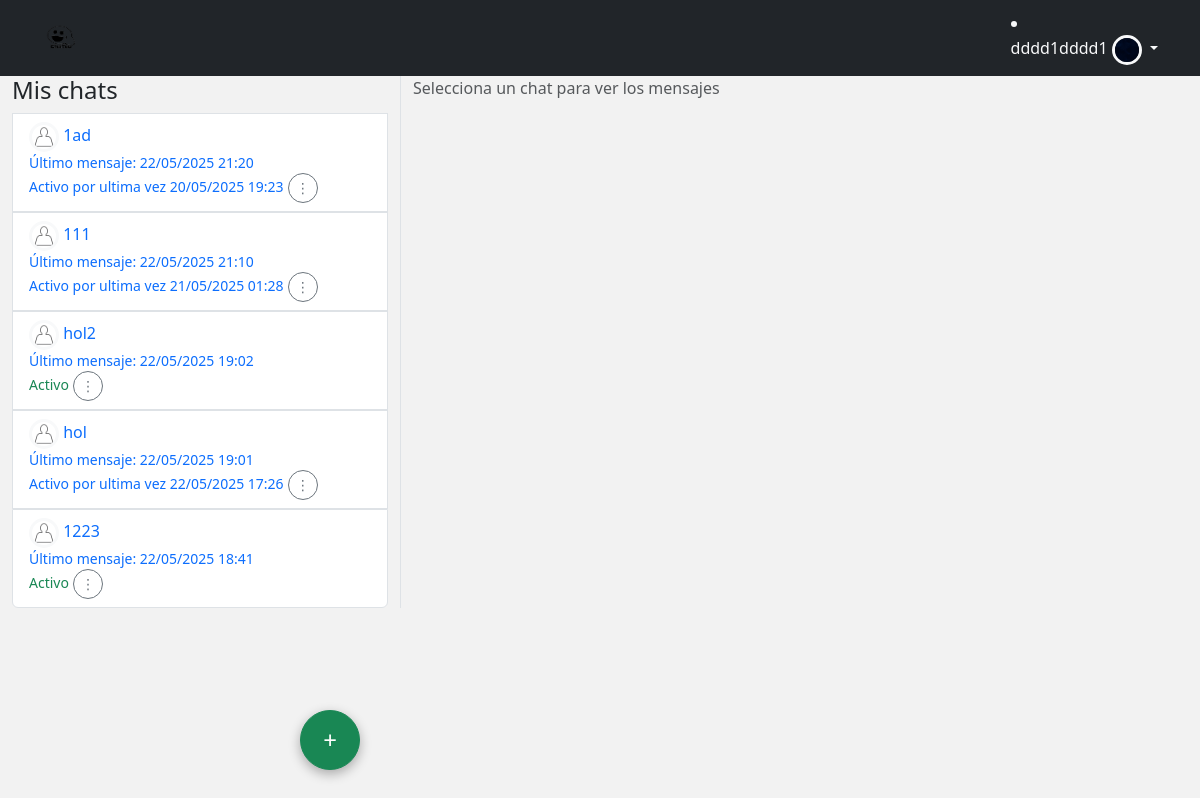
Screenshot of /panel/ (signed in) with the database file from the repository.
### applications/user/models.py (models this page shows, shortened)
class user(models.Model):
    name=models.CharField(max_length=30, null=False)
    userName=models.CharField(max_length=30,null=False,unique=True)
    email=models.EmailField(max_length=50,null=False,unique=True)
    picture=models.ImageField(upload_to='usersPic/', default='default/profile-icon.webp',null=True,blank=True)
    password=models.CharField(max_length=200,null=False)
    creationDate=models.DateTimeField(null=False,auto_now_add=True)
    isActive=models.BooleanField(default=False,null=False)
    LastSignDate=models.DateTimeField(auto_now_add=True,null=False)
    is_visble=models.BooleanField(default=True,null=False)

### applications/chat/models.py (models this page shows, shortened)
class chat(models.Model):
    user_idA=models.ForeignKey(user,on_delete=models.DO_NOTHING, related_name='chats_as_userA')
    user_idB=models.ForeignKey(user,on_delete=models.DO_NOTHING, related_name='chats_as_userB')
    is_bloquedA=models.BooleanField(default=False,null=False)
    is_bloquedB=models.BooleanField(default=False,null=False)
    is_visibleA=models.BooleanField(default=True,null=False)
    is_visibleb=models.BooleanField(default=True,null=False)

### applications/mensaje/views.py (the view, shortened to what this page needs)
# urls.py: path("panel/", views.PanelChatView.as_view(), name="panel"),
class PanelChatView(View):
    def get(self, request, chat_id=None):
        user_id = request.session.get("user_id")
        if not user_id:
            return redirect("user_app:login")
        current_user = get_object_or_404(user, id=user_id)
        chats = current_user.chats_as_userA.all() | current_user.chats_as_userB.all()
        chats = chats.annotate(
    last_message_date=Max('mensaje__sendDate')
).order_by('-last_message_date')
        selected_chat = None
        mensajes = []
        form = MensajeForm()
        can_send_message = False
        context = {
            "user_custom": current_user,
            "chats": chats,
            "chat": selected_chat,
            "mensajes": mensajes,
            "form": form,
            "can_send_message": can_send_message,
        }
        return render(request, "mensaje/panel_chat.html", context)

### applications/user/context.py (called while the page is built)
def user_custom_context(request):
    user_obj = None
    user_id = request.session.get('user_id')
    if user_id:
        try:
            user_obj = user.objects.get(id=user_id)
        except user.DoesNotExist:
            pass
    return {'user_custom': user_obj}

### templates/mensaje/panel_chat.html (shortened to what this page needs)
{% load django_bootstrap5 %}
{% bootstrap_css %}
<body class="bg-color">
{% if request.session.user_id %}
<nav class="navbar navbar-dark bg-dark sticky-top">
  <div class="container">
    <a class="navbar-brand" href="">
      {% load static %}
      <img src="/media/Logo/ChaTeo.png" alt="Logo" width="50" height="50">
    </a>
    <li class="nav-item dropdown text-light">
          <a class="nav-link dropdown-toggle" href="#" id="navbarScrollingDropdown" role="button"
          data-bs-toggle="dropdown" aria-expanded="false">
            {{ user_custom.userName }}
            <img src="{{ user_custom.picture.url }}" alt="Logo" width="30" height="30" class="border border-light border-3 rounded-circle">
          </a>
        </li>
  </div>
</nav>
<div class="container-fluid">
  <div class="row">
    <div class="col-md-4">
      <h4>Mis chats</h4>
      <ul class="list-group">
        {% for c in chats %}
        {% if c.user_idA.id == user_custom.id %}
            {% if c.is_visibleA %}
            <a href="{% url 'mensaje_app:panel_chat' c.id %}" class="link-underline link-underline-opacity-0">
          <li class="list-group-item">
              <img src="{{ c.user_idB.picture.url }}" alt="Logo" width="30" height="30" class="border border-light border-3 rounded-circle">
              {{ c.user_idB.userName }}
            <br>
            {% if c.last_message_date %}
              <small>Último mensaje: {{ c.last_message_date|date:"d/m/Y H:i" }}</small>
            {% else %}
              <small>No hay mensajes aún</small>
            {% endif %}
            <br>
            {% if c.user_idB.isActive %}
              <small class="text-success">Activo</small>
            {% else %}
              <small>Activo por ultima vez {{ c.user_idB.LastSignDate|date:"d/m/Y H:i" }}</small>
            {% endif %}
          </a>
          <button class="btn btn-sm btn-outline-secondary rounded-circle" type="button"
          data-bs-toggle="dropdown" aria-expanded="false" style="width: 30px; height: 30px; padding: 0;">
           ⋮
           </button>
          {% endif %}
          {% endif %}
        {% endfor %}
      </ul>
      <a href="{% url 'user_chats:new_chat' %}"
      class="btn btn-success rounded-circle position-fixed d-flex align-items-center justify-content-center text-decoration-none"
      style="bottom: 30px; left: 25%; width: 60px; height: 60px; font-size: 24px; z-index: 1000; box-shadow: 0 4px 12px rgba(0,0,0,0.3);">
 +
</a>
    </div>
    <div class="col-md-8 border-start">
      {% if chat %}
        <h4>Chat con
          {% if chat.user_idA.id == user_custom.id %}
              {{ chat.user_idB.userName }}
          {% else %}
              {{ chat.user_idA.userName }}
          {% endif %}
        </h4>
        <ul class="list-group">
          {% for m in mensajes %}
            {% if m.is_visibleA or m.is_visibleb %}
            <li class="list-group-item">
              <strong>{{ m.user_id.name }}:</strong> {{ m.content }}
              <br><small>{{ m.sendDate }}</small>
              {% if m.is_read%}
              <small class="text-primary">Visto</small>
              {% else %}
              <small class="text-secondary">enviado</small>
              {% endif %}
            </li>
            {% endif %}
          {% endfor %}
        </ul>
        {% if can_send_message %}
        <form method="post" action="{% url 'mensaje_app:send_mensaje' chat.id %}" class="mt-2">
          {% csrf_token %}
          {{ form.as_p }}
          <button type="submit" class="btn btn-primary">Enviar</button>
        </form>
        {% else %}
        <p class="text-danger mt-2">No puedes enviar mensajes a este usuario.</p>
        {% endif %}
      {% else %}
        <p class="text-muted">Selecciona un chat para ver los mensajes</p>
      {% endif %}
    </div>
  </div>
</div>
{% else %}
  {% include 'home/nologeduser.html' %}
{% endif %}
</body>

### templates/mensaje/panel_chat.html (style rules this page uses)
.bg-color { background-color: F2F2F2; }

### rows the page displays
user: userName "dddd1dddd1", picture (picture)
chat: user_idB.picture (picture), user_idB.userName "1ad", last_message_date "22/05/2025 21:20", user_idB.LastSignDate "20/05/2025 19:23"
chat: user_idB.picture (picture), user_idB.userName "111", last_message_date "22/05/2025 21:10", user_idB.LastSignDate "21/05/2025 01:28"
chat: user_idB.picture (picture), user_idB.userName "hol2", last_message_date "22/05/2025 19:02", shows "Activo"
chat: user_idB.picture (picture), user_idB.userName "hol", last_message_date "22/05/2025 19:01", user_idB.LastSignDate "22/05/2025 17:26"
chat: user_idB.picture (picture), user_idB.userName "1223", last_message_date "22/05/2025 18:41", shows "Activo"
